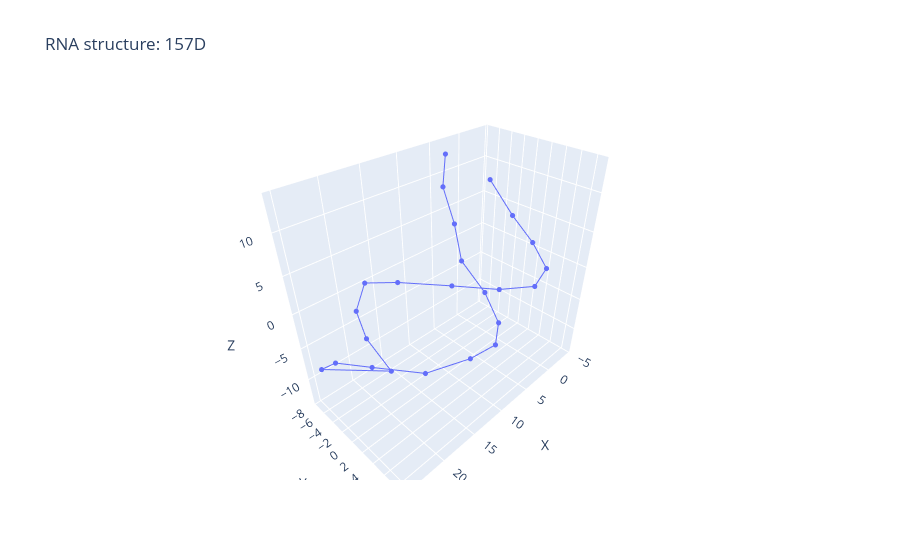
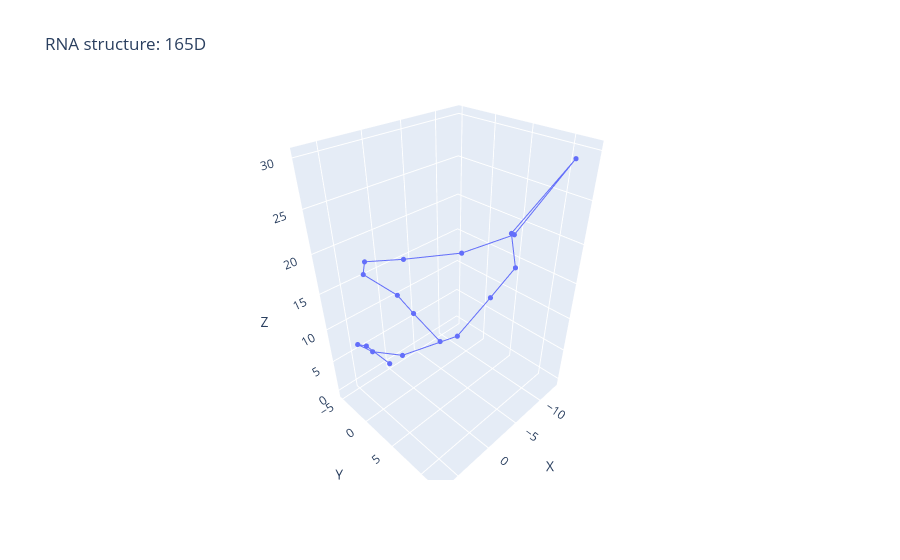
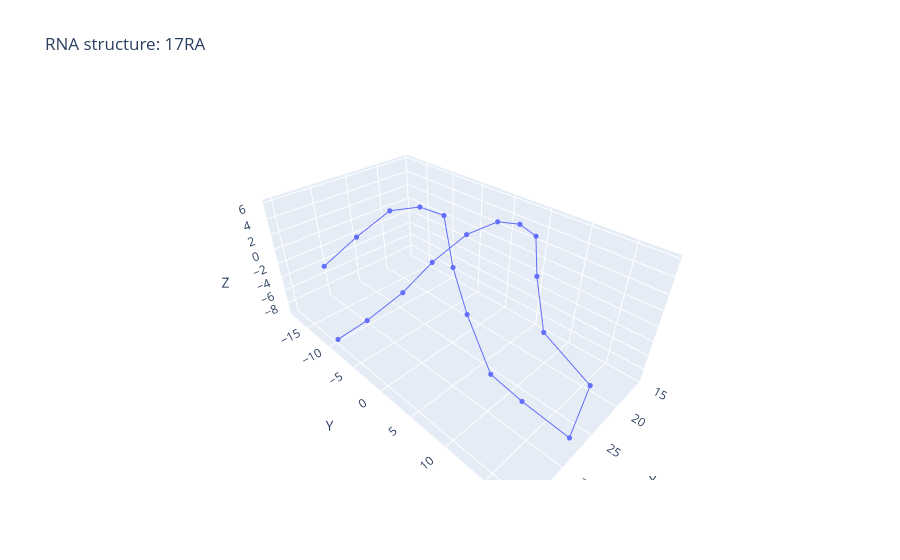
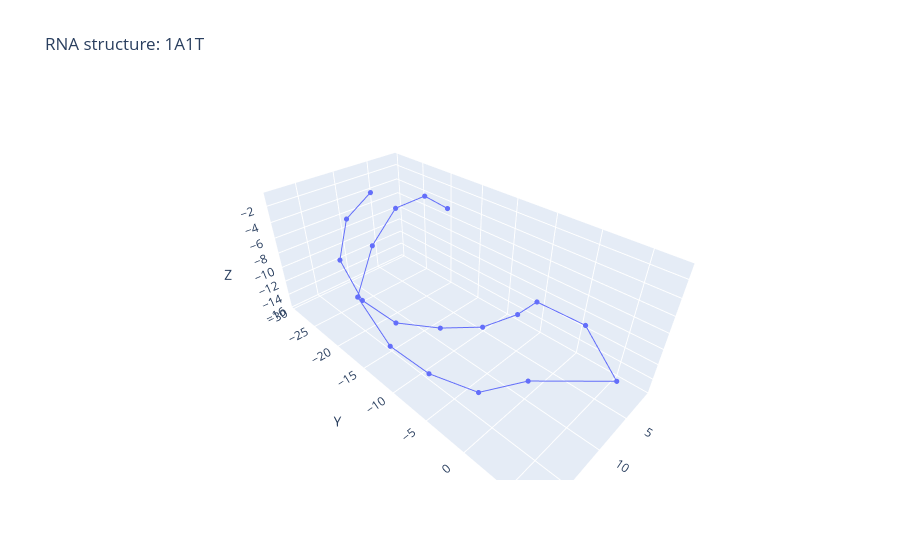

Notebook code cell kept with these figures, in order:
### Code cell
# plotting some target examples
unique_ids = train_labels["split_ID"].unique()
for target_id in unique_ids[:10]:
    # target_id = train_labels["ID"].iloc[i].split("_")[0]
    sub = train_labels[train_labels["ID"].str.startswith(target_id)]

    x = sub["x_1"].values
    y = sub["y_1"].values
    z = sub["z_1"].values


    fig = go.Figure(
        data=[go.Scatter3d(
            x=x, y=y, z=z,
            mode="lines+markers",
            marker=dict(size=3),
            line=dict(width=2)
        )]
    )

    fig.update_layout(
        title=f"RNA structure: {target_id}",
        scene=dict(
            xaxis_title="X",
            yaxis_title="Y",
            zaxis_title="Z"
        )
    )

    fig.show()

### Figure 1 — Plotly figure (JSON) as saved in the notebook; plotly's stock layout.template omitted (floating-point values rounded to 4 significant figures)
{"data": [{"line": {"width": 2}, "marker": {"size": 3}, "mode": "lines+markers", "type": "scatter3d", "x": [4.843, 3.385, 2.158, 2.669, 3.509, 6.073, 10.13, 15.51, 20.43, 23.51, 24.89, 24.77, 15.84, 17.36, 18.73, 18.28, 17.5, 14.6, 10.35, 5.239, 0.264, -2.812, -4.295, -3.856], "y": [-5.64, -7.613, -6.751, -4.843, 0.239, 4.823, 7.706, 8.745, 7.281, 2.728, -2.164, -6.252, -5.023, -7.644, -6.831, -4.892, 0.114, 5.117, 7.817, 8.78, 6.941, 2.524, -2.136, -6.003], "z": [13.27, 8.267, 2.949, -1.773, -4.045, -5.035, -4.251, -2.055, -1.699, -1.918, -3.731, -7.684, -13.45, -8.377, -2.674, 2.119, 4.236, 4.837, 3.622, 1.974, 1.248, 1.834, 3.543, 7.628]}], "layout": {"scene": {"xaxis": {"title": {"text": "X"}}, "yaxis": {"title": {"text": "Y"}}, "zaxis": {"title": {"text": "Z"}}}, "title": {"text": "RNA structure: 157D"}}}

### Figure 2 — Plotly figure (JSON) as saved in the notebook; plotly's stock layout.template omitted (floating-point values rounded to 4 significant figures)
{"data": [{"line": {"width": 2}, "marker": {"size": 3}, "mode": "lines+markers", "type": "scatter3d", "x": [-6.173, -4.095, -1.439, 2.779, 4.583, 3.455, -0.308, -5.68, -10.22, -13.1, -9.258, -3.862, 2.374, 6.724, 7.018, 5.931, 3.13, -0.057], "y": [-1.341, -4.143, -3.803, -4.139, -0.735, 4.098, 7.942, 9.754, 12.41, 3.924, 7.709, 8.785, 10.09, 7.094, 2.447, -2.197, -4.997, -4.942], "z": [2.165, 6.62, 11.12, 15.95, 19.89, 21.78, 22.48, 23.02, 29.96, 18.14, 16.75, 16.01, 15.41, 13.84, 11.45, 8.79, 4.972, -0.258]}], "layout": {"scene": {"xaxis": {"title": {"text": "X"}}, "yaxis": {"title": {"text": "Y"}}, "zaxis": {"title": {"text": "Z"}}}, "title": {"text": "RNA structure: 165D"}}}

### Figure 3 — Plotly figure (JSON) as saved in the notebook; plotly's stock layout.template omitted (floating-point values rounded to 4 significant figures)
{"data": [{"line": {"width": 2}, "marker": {"size": 3}, "mode": "lines+markers", "type": "scatter3d", "x": [35.42, 30.12, 23.84, 19.16, 16.03, 15.47, 17.22, 20.4, 24.39, 27.13, 25.5, 27.27, 27.49, 29.86, 29.72, 27.11, 23.73, 22.81, 22.76, 26.1, 30.69], "y": [-8.665, -10.3, -10.59, -9.706, -6.347, -1.806, 2.721, 7.045, 10.27, 13.43, 18.02, 18.0, 12.39, 9.996, 6.578, 2.108, -2.616, -7.551, -13.44, -16.63, -17.97], "z": [-8.218, -9.334, -8.275, -5.149, -0.796, 2.465, 4.409, 5.8, 4.404, 1.221, -3.297, -9.154, -8.358, -4.509, 0.856, 2.919, 5.875, 4.933, 2.447, -1.254, -4.305]}], "layout": {"scene": {"xaxis": {"title": {"text": "X"}}, "yaxis": {"title": {"text": "Y"}}, "zaxis": {"title": {"text": "Z"}}}, "title": {"text": "RNA structure: 17RA"}}}

### Figure 4 — Plotly figure (JSON) as saved in the notebook; plotly's stock layout.template omitted (floating-point values rounded to 4 significant figures)
{"data": [{"line": {"width": 2}, "marker": {"size": 3}, "mode": "lines+markers", "type": "scatter3d", "x": [0.984, 5.278, 10.59, 14.81, 18.29, 17.81, 16.17, 13.97, 10.65, 7.206, 4.633, 6.447, 4.472, 6.164, 8.667, 12.22, 14.25, 14.24, 11.17, 5.766], "y": [-20.09, -19.42, -18.06, -16.8, -15.15, -11.21, -7.412, -2.742, 0.536, 7.304, 2.241, -2.282, -5.704, -9.161, -13.6, -17.52, -20.95, -24.65, -27.0, -29.29], "z": [-4.774, -1.589, -0.872, -3.124, -6.82, -11.07, -13.34, -14.12, -12.57, -10.13, -8.237, -6.879, -11.45, -14.29, -15.58, -14.99, -12.39, -8.452, -5.053, -4.016]}], "layout": {"scene": {"xaxis": {"title": {"text": "X"}}, "yaxis": {"title": {"text": "Y"}}, "zaxis": {"title": {"text": "Z"}}}, "title": {"text": "RNA structure: 1A1T"}}}
